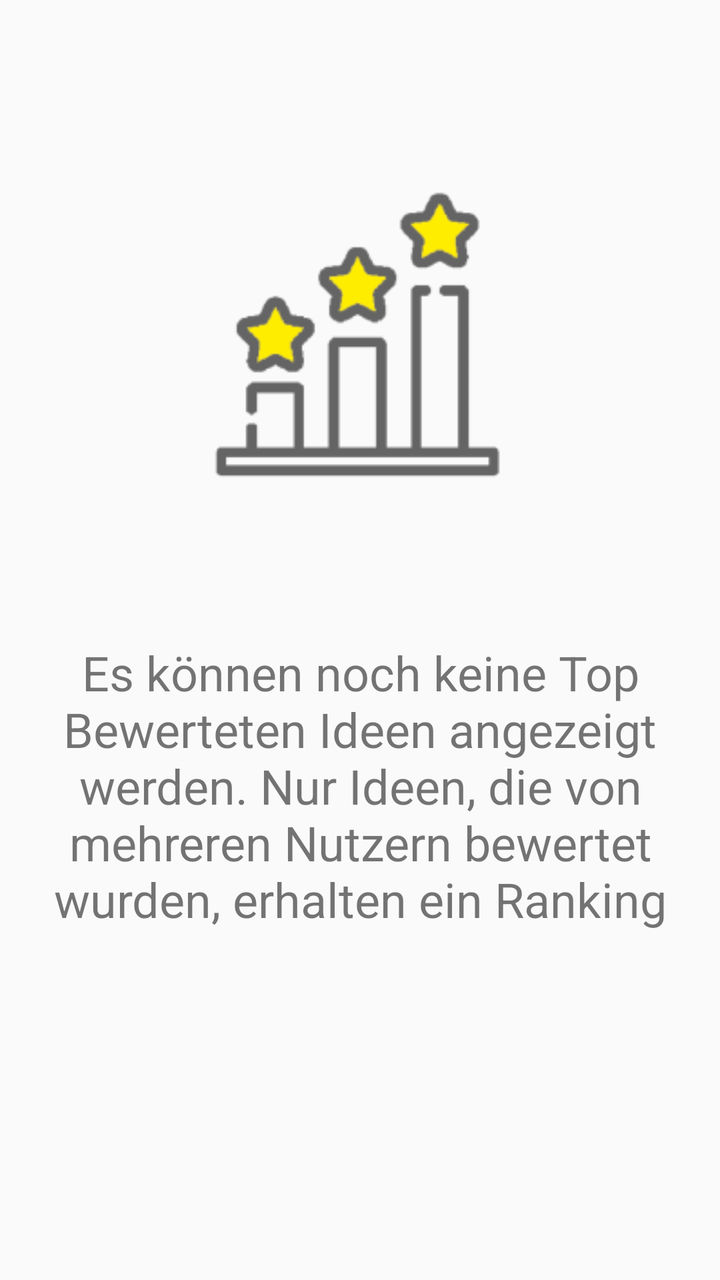
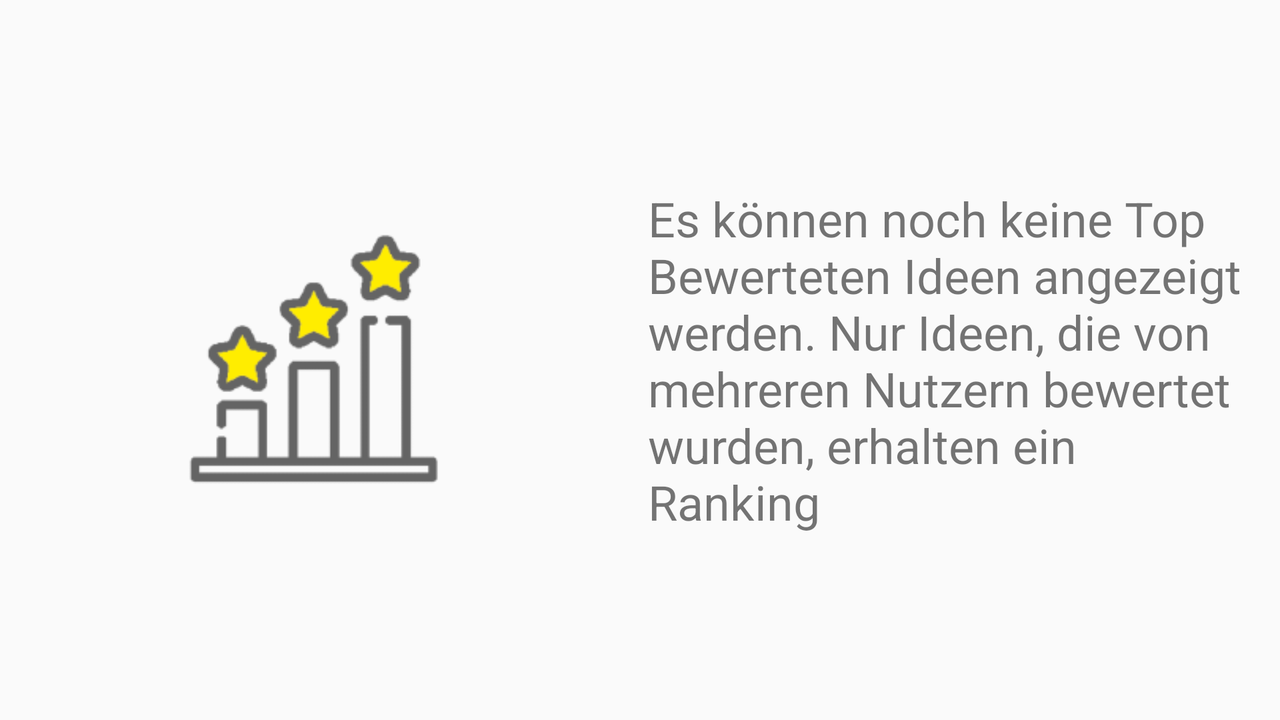

Two renders of one Android screen. The first uses the default layout on a phone; the second uses the alternative layout the repository ships for a different screen configuration, on a matching device. The two XML files are below.
<!-- AndroidManifest.xml: application theme Theme.AppCompat.Light.NoActionBar -->
<!-- res/layout/layout_no_top_ranked.xml -->
<?xml version="1.0" encoding="utf-8"?>
<androidx.constraintlayout.widget.ConstraintLayout
    xmlns:android="http://schemas.android.com/apk/res/android"
    android:layout_width="match_parent"
    android:layout_height="match_parent"
    xmlns:app="http://schemas.android.com/apk/res-auto"
   >
    <ImageView
        android:id="@+id/ivMessage"
        android:layout_width="match_parent"
        android:layout_height="0dp"
        android:layout_marginTop="@dimen/margin_large"
        android:layout_marginStart="@dimen/margin_standard"
        android:layout_marginEnd="@dimen/margin_standard"
        android:src="@drawable/no_ranking_yet_sm"
        app:layout_constraintVertical_chainStyle="packed"
        app:layout_constraintBottom_toTopOf="@+id/tvMessage"
        app:layout_constraintEnd_toEndOf="parent"
        app:layout_constraintStart_toStartOf="parent"
        app:layout_constraintTop_toTopOf="parent"
        android:contentDescription="@string/cd_no_top_ranked_ideas_yet" />

    <TextView
        android:id="@+id/tvMessage"
        android:layout_width="match_parent"
        android:layout_height="0dp"
        android:layout_marginStart="@dimen/margin_standard"
        android:layout_marginEnd="@dimen/margin_standard"
        android:layout_marginBottom="@dimen/margin_large"
        android:text="@string/message_no_rank_yet"
        android:textAlignment="center"
        android:textSize="@dimen/text_large24"
        app:layout_constraintBottom_toBottomOf="parent"
        app:layout_constraintEnd_toEndOf="parent"
        app:layout_constraintStart_toStartOf="parent"
        app:layout_constraintTop_toBottomOf="@id/ivMessage" />

</androidx.constraintlayout.widget.ConstraintLayout>
<!-- resources referenced by this layout -->
<resources>
  <dimen name="margin_large">16dp</dimen>
  <dimen name="margin_standard">8dp</dimen>
  <dimen name="text_large24">24sp</dimen>
  <!-- drawable no_ranking_yet_sm: png bitmap (drawable, 6545 bytes) -->
  <string name="cd_no_top_ranked_ideas_yet">Keine Top Bewerteten Ideen bis jetzt</string>
  <string name="message_no_rank_yet"> Es können noch keine  Top Bewerteten Ideen angezeigt werden. Nur Ideen, die von mehreren Nutzern bewertet wurden, erhalten ein Ranking</string>
</resources>
<!-- res/layout-land/layout_no_top_ranked.xml (the author's variant of the layout above) -->
<!-- drawn on the phone turned sideways -->
<?xml version="1.0" encoding="utf-8"?>
<androidx.constraintlayout.widget.ConstraintLayout
    xmlns:android="http://schemas.android.com/apk/res/android"
    android:layout_width="match_parent"
    android:layout_height="match_parent"
    xmlns:app="http://schemas.android.com/apk/res-auto"
   >
    <ImageView
        android:id="@+id/ivMessage"
        android:layout_width="0dp"
        android:layout_height="wrap_content"
        android:layout_marginStart="@dimen/margin_standard"
        android:layout_marginEnd="@dimen/margin_standard"
        android:src="@drawable/no_ranking_yet_sm"
        app:layout_constraintHorizontal_chainStyle="packed"
        app:layout_constraintBottom_toBottomOf="parent"
        app:layout_constraintEnd_toStartOf="@+id/tvMessage"
        app:layout_constraintStart_toStartOf="parent"
        app:layout_constraintTop_toTopOf="parent"
        android:contentDescription="@string/cd_no_top_ranked_ideas_yet" />

    <TextView
        android:id="@+id/tvMessage"
        android:layout_width="0dp"
        android:layout_height="wrap_content"
        android:layout_marginStart="@dimen/margin_standard"
        android:layout_marginEnd="@dimen/margin_large"
        android:text="@string/message_no_rank_yet"
        android:textSize="@dimen/text_large24"
        app:layout_constraintBottom_toBottomOf="parent"
        app:layout_constraintEnd_toEndOf="parent"
        app:layout_constraintStart_toEndOf="@id/ivMessage"
        app:layout_constraintTop_toTopOf="parent" />

</androidx.constraintlayout.widget.ConstraintLayout>
